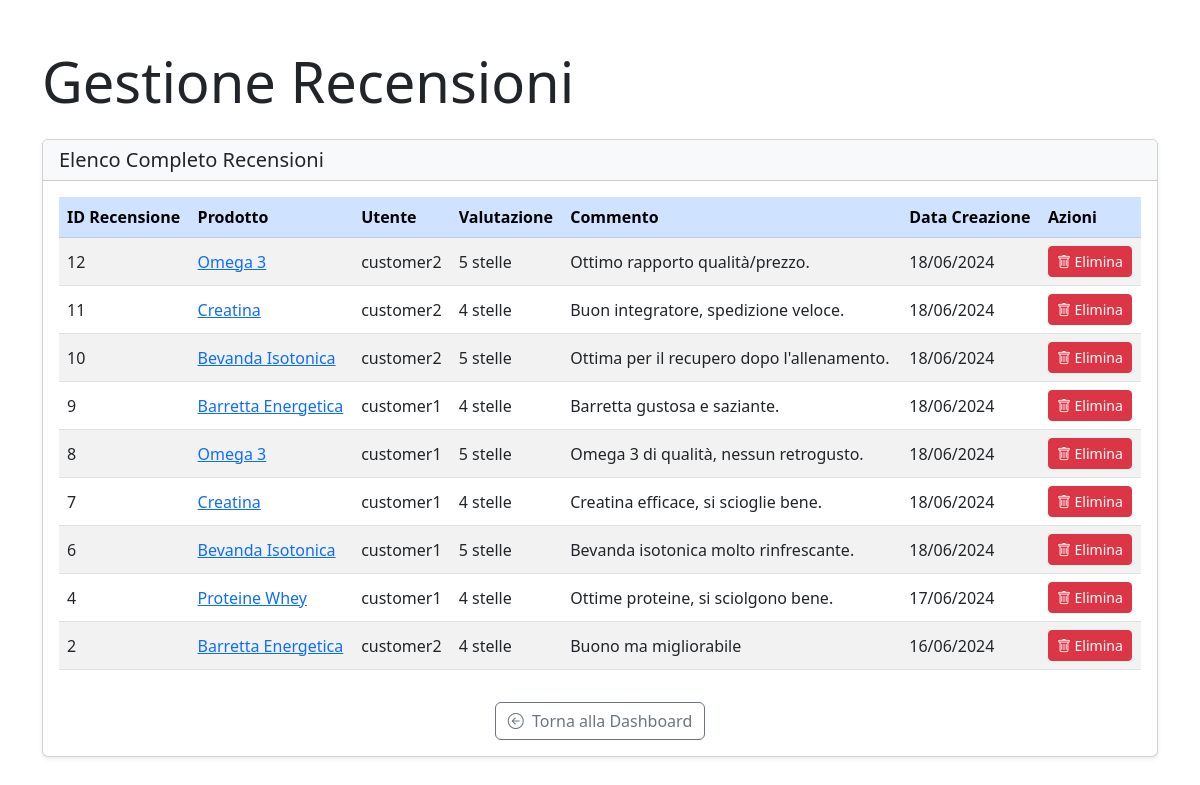
The app's page /review/see_all_reviews/ (signed in) with its own data.
### review/models.py (models this page shows, shortened)
class Review(models.Model):
    product = models.ForeignKey('products.Product', on_delete=models.CASCADE, related_name='reviews')
    user = models.ForeignKey('users.CustomUser', on_delete=models.CASCADE, related_name='reviews')
    rating = models.PositiveIntegerField(default=1)
    comment = models.TextField(blank=True, null=True)
    created_at = models.DateTimeField(auto_now_add=True)
    class Meta:
        permissions = (
            ('view_all_review', 'Can view all reviews'),
        )

### products/models.py (models this page shows, shortened)
class Product(models.Model):
    category = models.ManyToManyField(Category)
    name = models.CharField(max_length=200, unique=True)
    description = models.TextField(blank=True)
    price = models.DecimalField(max_digits=10, decimal_places=2)
    stock = models.PositiveIntegerField()
    available = models.BooleanField(default=True)
    created = models.DateTimeField(auto_now_add=True)
    updated = models.DateTimeField(auto_now=True)
    image = models.ImageField(upload_to='product_images/', blank=True, null=True)
    added_by = models.ForeignKey('users.CustomUser', on_delete=models.SET_NULL, related_name='products_added', null=True, blank=True)
    modified_by = models.ForeignKey('users.CustomUser', on_delete=models.SET_NULL, related_name='products_modified', null=True, blank=True)
    class Meta:
        ordering = ('name',)

### users/models.py (models this page shows, shortened)
class CustomUser(AbstractUser):
   phone_number = models.CharField(max_length=15, blank=True, null=True, validators=[
            RegexValidator(
                regex=r'^\+\d{2,3}\d{10}$',
                message="Il numero di telefono deve essere nel formato +CCXXXXXXXXXX o +CCCXXXXXXXXXX (prefisso di 2 o 3 cifre seguito da 10 cifre)."
            )
        ])
   favorite_list = models.ManyToManyField('products.Product', blank=True, related_name='favorited_by')
   objects = CustomUserManager()

### review/views.py (the view)
# urls.py: path('see_all_reviews/', see_all_reviews, name='see_all_reviews'),
@permission_required('review.view_all_review', raise_exception=True)
def see_all_reviews(request):
    reviews = Review.objects.all().order_by('-created_at')
    products = Product.objects.all().order_by('-created')
    context = {
        'reviews': reviews,
        'products': products,
    }
    return render(request, 'reviews/see_all_reviews.html', context)

### templates/reviews/see_all_reviews.html (shortened to what this page needs)
{% extends "base.html" %}
{% load static %}
{% block content %}
<div class="container py-5">
    <h1 class="display-4 mb-4">Gestione Recensioni</h1>
    <div class="card shadow-sm mb-4">
        <div class="card-header bg-light">
            <h5 class="mb-0">Elenco Completo Recensioni</h5>
        </div>
        <div class="card-body">
            <div class="table-responsive">
                {% if reviews %}
                <table class="table table-hover table-striped align-middle">
                    <thead class="table-primary">
                        <tr>
                            <th scope="col">ID Recensione</th>
                            <th scope="col">Prodotto</th>
                            <th scope="col">Utente</th>
                            <th scope="col">Valutazione</th>
                            <th scope="col">Commento</th>
                            <th scope="col">Data Creazione</th>
                            <th scope="col">Azioni</th>
                        </tr>
                    </thead>
                    <tbody>
                        {% for review in reviews %}
                        <tr>
                            <td>{{ review.id }}</td>
                            <td><a href="{% url 'products:product_info' review.product.id %}">{{ review.product.name }}</a></td>
                            <td>{{ review.user.username }}</td>
                            <td>{{ review.rating }} stelle</td>
                            <td>{{ review.comment|truncatechars:50 }}</td>
                            <td>{{ review.created_at|date:"d/m/Y" }}</td>
                            <td>
                                <a href="{% url 'review:delete_review' review.product.id %}" class="btn btn-sm btn-danger" onclick="return confirm('Sei sicuro di voler eliminare questa recensione?');">
                                    <i class="bi bi-trash"></i> Elimina
                                </a>
                                </td>
                        </tr>
                        {% endfor %}
                    </tbody>
                </table>
                {% else %}
                <div class="alert alert-info" role="alert">
                    Nessuna recensione trovata nel sistema.
                </div>
                {% endif %}
            </div>
            <div class="text-center mt-3">
                <a href="{% url 'users:store_manager_dashboard' %}" class="btn btn-outline-secondary">
                    <i class="bi bi-arrow-left-circle me-1"></i> Torna alla Dashboard
                </a>
            </div>
        </div>
    </div>
</div>
{% endblock %}

### records on screen
Review: id "12", product.name "Omega 3", user.username "customer2", rating "5", comment "Ottimo rapporto qualità/prezzo.", created_at "18/06/2024"
Review: id "11", product.name "Creatina", user.username "customer2", rating "4", comment "Buon integratore, spedizione veloce.", created_at "18/06/2024"
Review: id "10", product.name "Bevanda Isotonica", user.username "customer2", rating "5", comment "Ottima per il recupero dopo l'allenamento.", created_at "18/06/2024"
Review: id "9", product.name "Barretta Energetica", user.username "customer1", rating "4", comment "Barretta gustosa e saziante.", created_at "18/06/2024"
Review: id "8", product.name "Omega 3", user.username "customer1", rating "5", comment "Omega 3 di qualità, nessun retrogusto.", created_at "18/06/2024"
Review: id "7", product.name "Creatina", user.username "customer1", rating "4", comment "Creatina efficace, si scioglie bene.", created_at "18/06/2024"
Review: id "6", product.name "Bevanda Isotonica", user.username "customer1", rating "5", comment "Bevanda isotonica molto rinfrescante.", created_at "18/06/2024"
Review: id "4", product.name "Proteine Whey", user.username "customer1", rating "4", comment "Ottime proteine, si sciolgono bene.", created_at "17/06/2024"
Review: id "2", product.name "Barretta Energetica", user.username "customer2", rating "4", comment "Buono ma migliorabile", created_at "16/06/2024"
